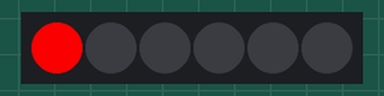
Recording of a sketch running on a simulated ESP8266 (NodeMCU). Shown: 6 RGB LEDs in strip order, left to right. Dim RGB values are drawn brighter than linear.

Above: at 0.45 s.
At 5.86 s:
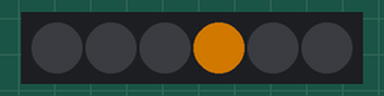
At 10.36 s:
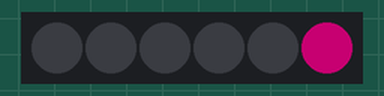
At 19.98 s:
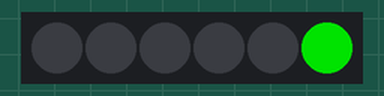
At 29.0 s:
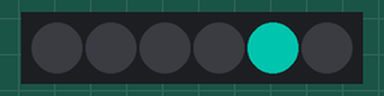
At 39.82 s:
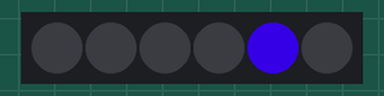
Timing chart, 0 to 40.0 s (numbered marks = the images above):
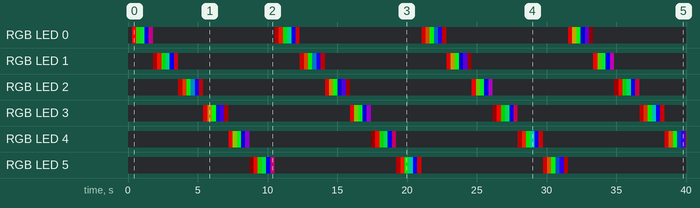

Measured:
- by itself, RGB LED 5: off → RGB(8, 0, 0) at 8.7 s, → RGB(250, 0, 0) 0.30 s later, → RGB(18, 118, 0) 0.30 s later, → RGB(0, 158, 48) 0.30 s later, … (21 changes in this stretch)
- by itself, RGB LED 1: off → RGB(50, 0, 0) at 1.8 s, → RGB(218, 18, 0) 0.30 s later, → RGB(0, 152, 0) 0.30 s later, → RGB(0, 116, 69) 0.30 s later, … (27 changes in this stretch)

The sketch:

neopixel_tester.ino
```cpp
#include <Adafruit_NeoPixel.h>

// Settings
#define DATA_PIN       D1
#define NUMPIXELS      6
#define DELAY          1

Adafruit_NeoPixel pixels = Adafruit_NeoPixel(NUMPIXELS, DATA_PIN, NEO_GRB + NEO_KHZ800);

void setup() {
  pixels.begin(); // Initialize NeoPixel library.
}

// Go through each pixel in turn, cycling through a variety of colors each time
void loop() {
    for(int i = 0; i < NUMPIXELS; i++) {
    // Max red
    for(int k = 0; k < 255; k++) {
      pixels.setPixelColor(i, pixels.Color(k, 0, 0));
      pixels.show();
      delay(DELAY);
    }

    // Move to yellow
    for(int k = 0; k < 255; k++) {
      pixels.setPixelColor(i, pixels.Color(255-k, k/2, 0));
      pixels.show();
      delay(DELAY);
    }

    // Max green
    for(int k = 128; k < 255; k++) {
      pixels.setPixelColor(i, pixels.Color(0, k, 0));
      pixels.show();
      delay(DELAY);
    }

    // Move to cyan
    for(int k = 0; k < 255; k++) {
      pixels.setPixelColor(i, pixels.Color(0, 255-k, k/2));
      pixels.show();
      delay(DELAY);
    }

    // Max blue
    for(int k = 128; k < 255; k++) {
      pixels.setPixelColor(i, pixels.Color(0, 0, k));
      pixels.show();
      delay(DELAY);
    }

    // Move to magenta
    for(int k = 0; k < 255; k++) {
      pixels.setPixelColor(i, pixels.Color(k/2, 0, 255-k));
      pixels.show();
      delay(DELAY);
    }

    // Go to black
    for(int k = 0; k < 128; k++) {
      pixels.setPixelColor(i, pixels.Color(127-k, 0, 0));
      pixels.show();
      delay(DELAY);
    }
  }
}
```
